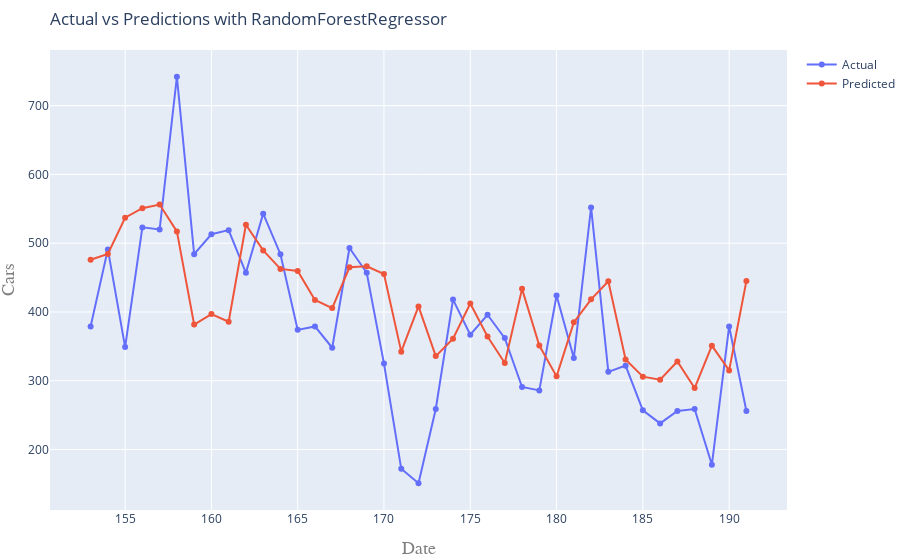

The notebook cell this image was saved under:
### Markdown cell above
### Random Forest

#### Baseline

### Code cell
# Import Random Forest Regressor
from sklearn.ensemble import RandomForestRegressor
          
# Instantiate the regressor
model = RandomForestRegressor(random_state=42)

# Compute and print model score
scoring(model.__class__.__name__, model, X_train, y_train, X_test, y_test)

### Figure 1 — Plotly figure (JSON) as saved in the notebook; plotly's stock layout.template omitted (floating-point values rounded to 4 significant figures)
{"data": [{"mode": "lines+markers", "name": "Actual", "type": "scatter", "x": [153, 154, 155, 156, 157, 158, 159, 160, 161, 162, 163, 164, 165, 166, 167, 168, 169, 170, 171, 172, 173, 174, 175, 176, 177, 178, 179, 180, 181, 182, 183, 184, 185, 186, 187, 188, 189, 190, 191], "y": [379, 491, 349, 523, 520, 742, 484, 513, 519, 457, 543, 484, 374, 379, 348, 493, 457, 325, 172, 151, 259, 418, 367, 396, 362, 291, 286, 424, 333, 552, 313, 322, 257, 238, 256, 259, 178, 379, 256]}, {"mode": "lines+markers", "name": "Predicted", "type": "scatter", "x": [153, 154, 155, 156, 157, 158, 159, 160, 161, 162, 163, 164, 165, 166, 167, 168, 169, 170, 171, 172, 173, 174, 175, 176, 177, 178, 179, 180, 181, 182, 183, 184, 185, 186, 187, 188, 189, 190, 191], "y": [475.9, 484.3, 537.0, 550.9, 556.2, 517.2, 381.7, 397.0, 385.8, 526.8, 489.6, 462.6, 459.6, 417.4, 405.7, 465.0, 466.5, 455.2, 342.3, 408.1, 335.9, 361.2, 412.2, 364.4, 325.7, 433.6, 351.1, 306.4, 384.9, 418.4, 444.7, 330.9, 305.9, 301.6, 328.1, 289.4, 351.0, 315.1, 445.0]}], "layout": {"margin": {"b": 50, "l": 10, "r": 0, "t": 50}, "title": {"text": "Actual vs Predictions with RandomForestRegressor", "x": 0, "xref": "paper"}, "xaxis": {"title": {"font": {"color": "#7f7f7f", "family": "Courier New, monospace", "size": 18}, "text": "Date"}}, "yaxis": {"title": {"font": {"color": "#7f7f7f", "family": "Courier New, monospace", "size": 18}, "text": "Cars"}}}}
